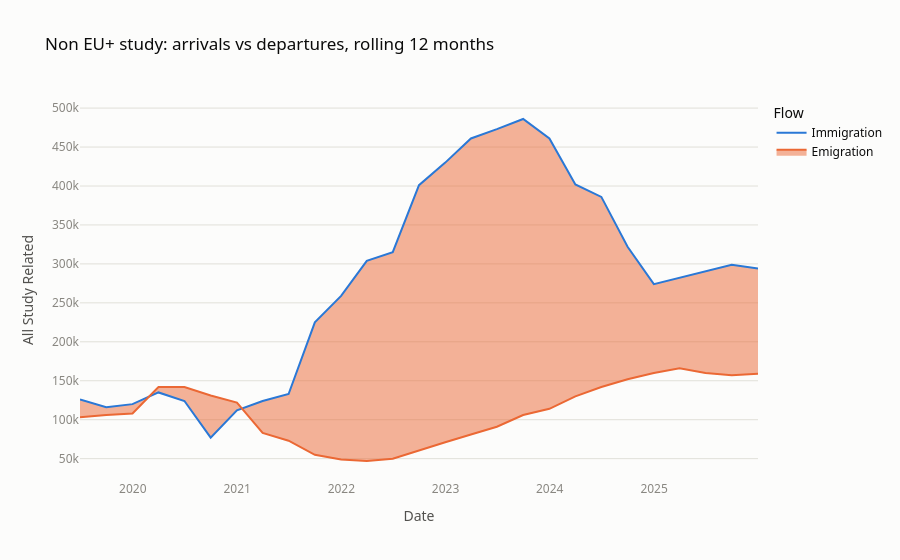

Notebook cell for this chart:
### Code cell
study = t4b[t4b["Flow"].isin(["Immigration", "Emigration"])]

fig = px.line(study, x="Date", y="All Study Related", color="Flow",
              title="Non EU+ study: arrivals vs departures, rolling 12 months")
fig.update_traces(fill="tonexty", selector=dict(name="Emigration"))
fig.show()
